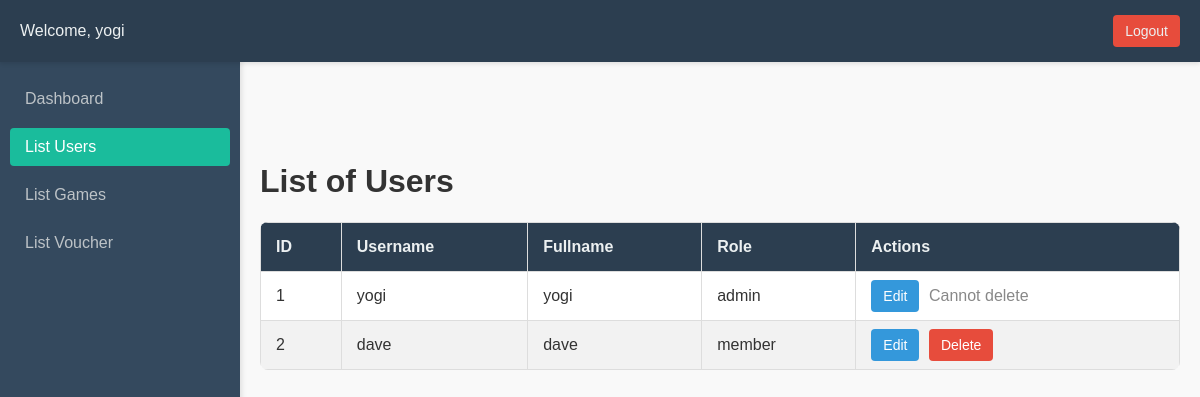
Screenshot of /admin/listUsers.php (signed in) with the database file from the repository.
### tables this page shows
CREATE TABLE `users` (
  `id` int(11) NOT NULL,
  `username` varchar(50) NOT NULL,
  `fullname` varchar(100) NOT NULL,
  `password` varchar(255) NOT NULL,
  `role` enum('user','member','admin') NOT NULL DEFAULT 'user'
);

### admin/listUsers.php (the view, shortened to what this page needs)
<?php
$conn = connect_db();
$sql = "select id, username, fullname, role from users";
$result = $conn->query($sql);
?>
<!DOCTYPE html>
<html lang="en">
<head>
</head>
<body>
    <div class="navbar">
        <div class="user-info">
            Welcome, <?php echo htmlspecialchars($_SESSION['fullname']); ?>
        </div>
        <a href="../logout.php" class="logout-btn">Logout</a>
    </div>
    <div class="sidebar">
        <a href="dashboardAdmin.php">Dashboard</a>
        <a href="#" class="active">List Users</a>
        <a href="listGames.php">List Games</a>
        <a href="listVoucher.php">List Voucher</a>
    </div>
    <div class="content">
        <h1>List of Users</h1>
        <table>
            <thead>
                <tr>
                    <th>ID</th>
                    <th>Username</th>
                    <th>Fullname</th>
                    <th>Role</th>
                    <th>Actions</th>
                </tr>
            </thead>
            <tbody>
                <?php while ($row = $result->fetch_assoc()): ?>
                    <tr>
                        <td><?= $row['id'] ?></td>
                        <td><?= $row['username'] ?></td>
                        <td><?= $row['fullname'] ?></td>
                        <td><?= $row['role'] ?></td>
                        <td class="action-buttons">
                            <a href="editUser.php?id=<?= $row['id'] ?>" class="edit-btn">Edit</a>
                            <?php if ($row['role'] != 'admin'): ?>
                                <a href="#" class="delete-btn" onclick="deleteUser(<?= $row['id'] ?>)">Delete</a>
                            <?php else: ?>
                                <span class="disabled">Cannot delete</span>
                            <?php endif; ?>
                        </td>
                    </tr>
                <?php endwhile; ?>
            </tbody>
        </table>
    </div>
</body>
</html>

### admin/listUsers.php (style rules this page uses)
body { font-family: 'Arial', sans-serif; margin: 0; padding: 0; background-color: #f9f9f9; color: #333; }
.navbar { display: flex; justify-content: space-between; align-items: center; padding: 15px 20px; background-color: #2c3e50; color: #ecf0f1; box-shadow: 0 2px 4px rgba(0, 0, 0, 0.1); z-index: 1000; position: relative; }
.navbar .user-info { font-size: 16px; }
.navbar .logout-btn { text-decoration: none; padding: 8px 12px; background-color: #e74c3c; color: #ecf0f1; border-radius: 4px; font-size: 14px; transition: background-color 0.3s ease; }
.sidebar { position: fixed; top: 60px; left: 0; width: 220px; height: calc(100% - 60px); background-color: #34495e; color: #ecf0f1; padding: 20px 10px; box-shadow: 2px 0 5px rgba(0, 0, 0, 0.1); z-index: 500; }
.sidebar a { display: block; text-decoration: none; color: #bdc3c7; padding: 10px 15px; margin-bottom: 10px; border-radius: 4px; transition: background 0.3s, color 0.3s; }
.sidebar a:hover, .sidebar a.active { background-color: #1abc9c; color: #fff; }
.content { margin-left: 240px; padding: 20px; padding-top: 80px; }
table { width: 100%; border-collapse: collapse; margin-bottom: 20px; background-color: #fff; border-radius: 8px; overflow: hidden; }
table th, table td { padding: 15px; text-align: left; border: 1px solid #ddd; }
table th { background-color: #2c3e50; color: #ecf0f1; }
table tr:nth-child(even) { background-color: #f2f2f2; }
.action-buttons a { text-decoration: none; padding: 8px 12px; border-radius: 4px; margin-right: 5px; font-size: 14px; }
.edit-btn { background-color: #3498db; color: #fff; }
.delete-btn { background-color: #e74c3c; color: #fff; }
.disabled { color: #888; }

### rows the page displays
users: id "1", username "yogi", fullname "yogi", role "admin", shows "Cannot delete"
users: id "2", username "dave", fullname "dave", role "member"

### other values shown
$_SESSION['fullname'] "yogi"
